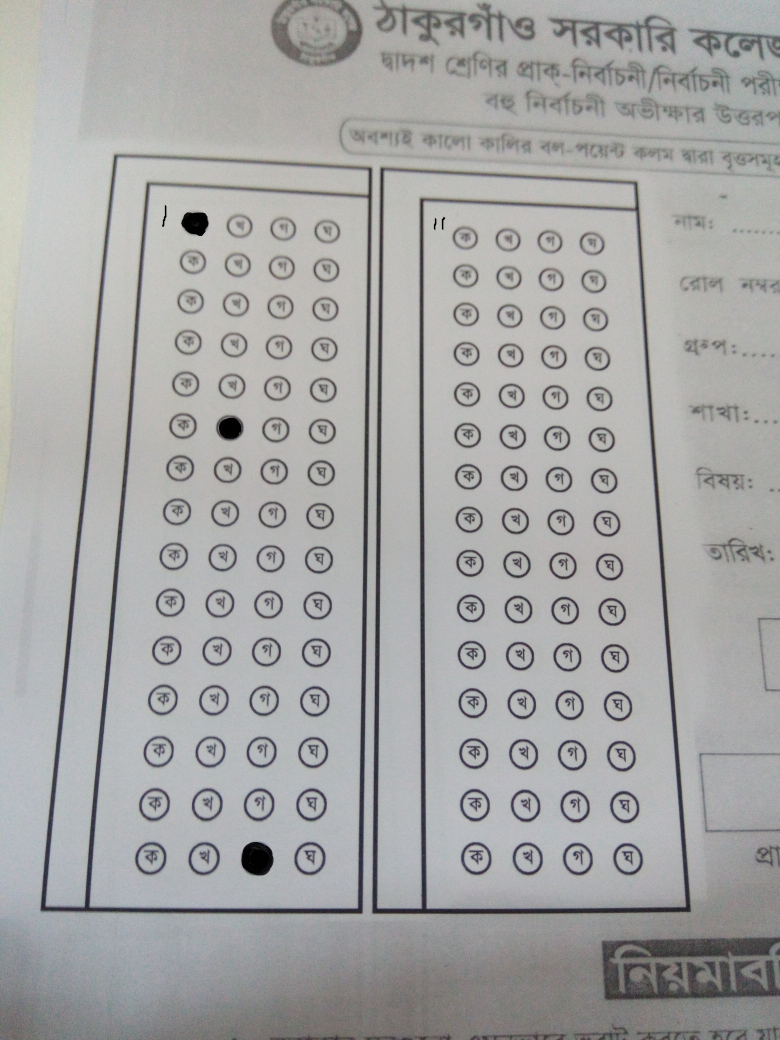
#> input picture resources/omr-imgs/omr-mobile-1.jpg, 3120 x 4160 px (shown at 1/4 size)
$ python perspectivetransform.py   (older library calls are emulated)
#> lines starting #> are read from the running program, lines starting #| are printed output that depends on the picture; after the words box and inside, x2 and y2 are one past the last pixel; in counts of white or black regions, pixels touching at a corner belong together; long printed decimals are rounded
### src/circledetection/omrutils.py
import cv2
import math
import numpy as np

MAX_WIDTH = 350
MAX_HEIGHT = 920


def normalize(im):
    im = cv2.normalize(im, np.zeros(im.shape), 0, 255, norm_type=cv2.NORM_MINMAX)
    return cv2.threshold(im, 0, 255, cv2.THRESH_BINARY + cv2.THRESH_OTSU)[1]


# [22 lines left out: function order_points_by_summation, not called in this run]


def sort_points(pts):
    tl, tr, br, bl = None, None, None, None

    if pts[0][0] < pts[1][0]:
        tl = pts[0]
        tr = pts[1]
    else:
        tl = pts[1]
        tr = pts[0]

    if pts[2][0] < pts[3][0]:
        bl = pts[2]
        br = pts[3]
    else:
        bl = pts[3]
        br = pts[2]

    # [5 lines of commented-out code are left out]

    return np.array([tl, tr, br, bl])


# image : grayscale image
# pts : 4 points arranged clockwisely
def four_point_transform(image, rect):
    # obtain a consistent order of the points and unpack them
    # individually

    (tl, tr, br, bl) = rect

    # compute the width of the new image, which will be the
    # maximum distance between bottom-right and bottom-left
    # x-coordiates or the top-right and top-left x-coordinates
    widthA = np.sqrt(((br[0] - bl[0]) ** 2) + ((br[1] - bl[1]) ** 2))
    widthB = np.sqrt(((tr[0] - tl[0]) ** 2) + ((tr[1] - tl[1]) ** 2))
    maxWidth = max(int(widthA), int(widthB))

    # compute the height of the new image, which will be the
    # maximum distance between the top-right and bottom-right
    # y-coordinates or the top-left and bottom-left y-coordinates
    heightA = np.sqrt(((tr[0] - br[0]) ** 2) + ((tr[1] - br[1]) ** 2))
    heightB = np.sqrt(((tl[0] - bl[0]) ** 2) + ((tl[1] - bl[1]) ** 2))
    maxHeight = max(int(heightA), int(heightB))

    # now that we have the dimensions of the new image, construct
    # the set of destination points to obtain a "birds eye view",
    # (i.e. top-down view) of the image, again specifying points
    # in the top-left, top-right, bottom-right, and bottom-left
    # order
    dst = np.array([
        [0, 0],
        [maxWidth - 1, 0],
        [maxWidth - 1, maxHeight - 1],
        [0, maxHeight - 1]], dtype="float32")

    # print(rect, dst)
    # compute the perspective transform matrix and then apply it
    M = cv2.getPerspectiveTransform(rect, dst)
    warped = cv2.warpPerspective(image, M, (maxWidth, maxHeight))

    # return the warped image
    return warped


def get_approx_contour(contour, tol=.01):
    """Get rid of 'useless' points in the contour"""
    epsilon = tol * cv2.arcLength(contour, True)
    return cv2.approxPolyDP(contour, epsilon, True)


def get_contours(image_gray):
    im2, contours, hierarchy = cv2.findContours(
        image_gray, cv2.RETR_TREE, cv2.CHAIN_APPROX_SIMPLE)

    return list(map(get_approx_contour, contours))


# [4 lines left out: function get_bounding_rect, not called in this run]


def get_convex_hull(contour):
    return cv2.convexHull(contour)


# [35 lines left out: functions get_centroid, get_min_enclosing_circle, find_rect_by_ratio, not called in this run]

### src/circledetection/perspectivetransform.py
import numpy as np
import cv2
import imutils
import circledetection.omrutils as omrutils

img = cv2.imread("../../resources/omr-imgs/omr-mobile-1.jpg")
#> img is the input picture: shape (4160, 3120, 3); mean B, G, R 165.2, 165.6, 165.4
im_orig = imutils.resize(img, width=1200)

img = cv2.GaussianBlur(im_orig, (5, 5), 8)
#> img: shape (1600, 1200, 3)
img = omrutils.normalize(cv2.cvtColor(img, cv2.COLOR_BGR2GRAY))
#> in normalize, `im = cv2.normalize(im, np.zeros(im.shape), 0, 255, norm_type=cv2.NORM_..`:
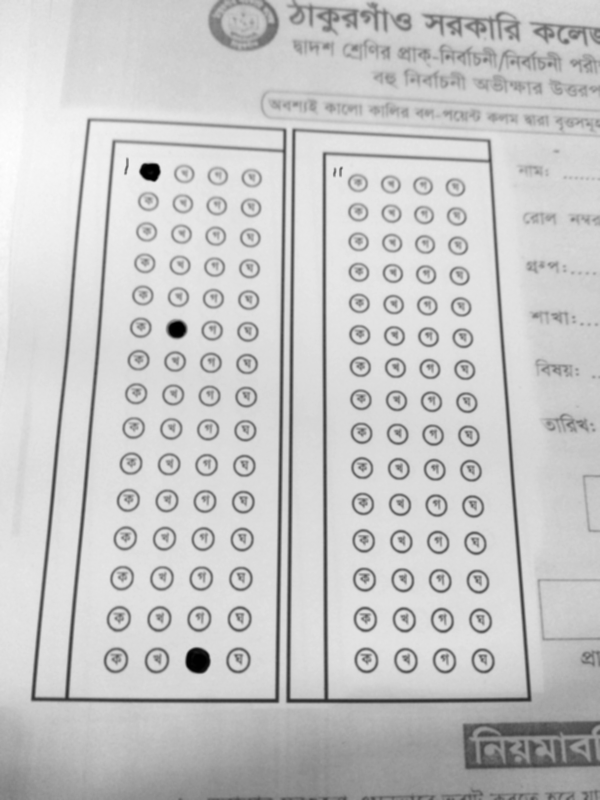
#> im: shape (1600, 1200) (shown at 1/2 size); min 0, max 255, mean 199.1
#> in normalize, `return cv2.threshold(im, 0, 255, cv2.THRESH_BINARY + cv2.THRESH_OTSU)[1]`:
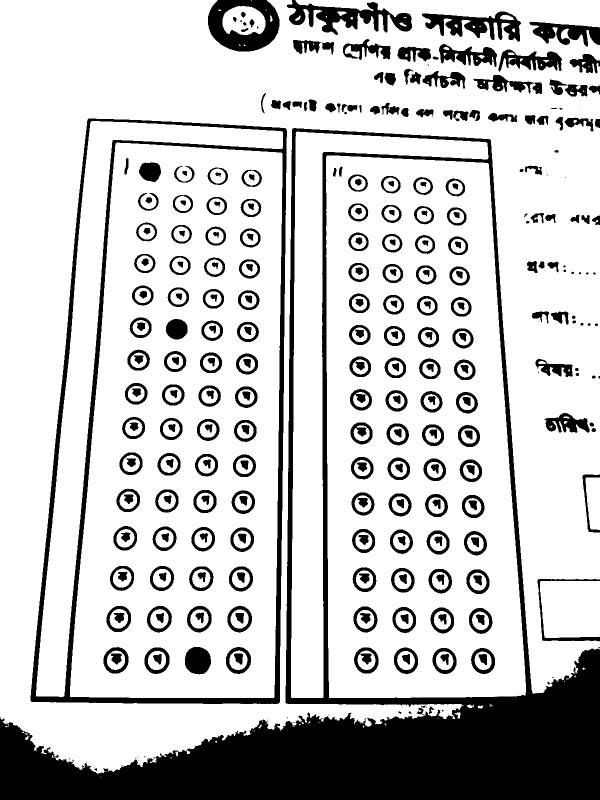
#> returned value: shape (1600, 1200) (shown at 1/2 size); 77.8% white; 378 black regions (52 under 20 px)

# cv2.imshow("img", imutils.resize(img, width=800)[120:, ])

contours = omrutils.get_contours(img)
#> in get_contours, `im2, contours, hierarchy = cv2.findContours( image_gray, cv2.RETR_TREE..`: contours = 598 contours, 130 with area under 20; largest, box (x1, y1, x2, y2) and area: (0, 0, 1200, 1548) 1184916, (60, 236, 575, 1409) 524052, (140, 285, 565, 1396) 408306, (652, 311, 1052, 1396) 386130, (582, 263, 977, 1396) 77090
#> in get_approx_contour, `epsilon = tol * cv2.arcLength(contour, True)`: epsilon = 0
#> contours = 598 contours, 130 with area under 20; largest, box (x1, y1, x2, y2) and area: (0, 0, 1200, 1445) 1101748, (60, 236, 575, 1409) 516094, (140, 285, 565, 1396) 405279, (653, 311, 1051, 1396) 383900, (583, 264, 975, 1396) 76899
rect_list = []
rect_points_clockwise_list = []
for cnt in contours:
    (x, y, w, h) = cv2.boundingRect(cnt)
    aspect_ratio = float(h) / float(w)

    if 100 < w < 700 and 500 < h < 1200 and 2.5 < aspect_ratio < 3.0:
        print(x, y, w, h, aspect_ratio)
        npCnt = np.array(cnt, dtype="float32")
        print(npCnt.shape)
        if npCnt.shape[0] == 4:
            point2d = npCnt[:, 0]
            point2dSorted = point2d[point2d[:, 1].argsort()]
            rect_points_clockly = omrutils.sort_points(point2dSorted)
            rect = omrutils.four_point_transform(img, rect_points_clockly)
            rect_points_clockwise_list.append(rect_points_clockly[0][0])
            rect_list.append(rect)
            cv2.drawContours(im_orig, [cnt], -1, (0, 255, 0), 3)
#> this loop made 598 passes
#> (x, y, w, h, aspect_ratio, point2d, rect_points_clockly, widthA in four_point_transform) on pass 54: (653, 311, 398, 1085, 2.73, [[653, 311], [658, 1395], [1050, 1390], [977, 328]], [[653, 311], [977, 328], [1050, 1390], [658, 1395]], 392)
#> (x, y, w, h, aspect_ratio, point2d, point2dSorted, rect_points_clockly) on pass 351: (140, 285, 425, 1111, 2.61, [[234, 285], [140, 1393], [547, 1395], [564, 307]], [[234, 285], [564, 307], [140, 1393], [547, 1395]], [[234, 285], [564, 307], [547, 1395], [140, 1393]])
#| 653 311 398 1085 2.726
#| (4, 1, 2)
#| 583 264 392 1132 2.888
#| (6, 1, 2)
#| 140 285 425 1111 2.614
#| (4, 1, 2)
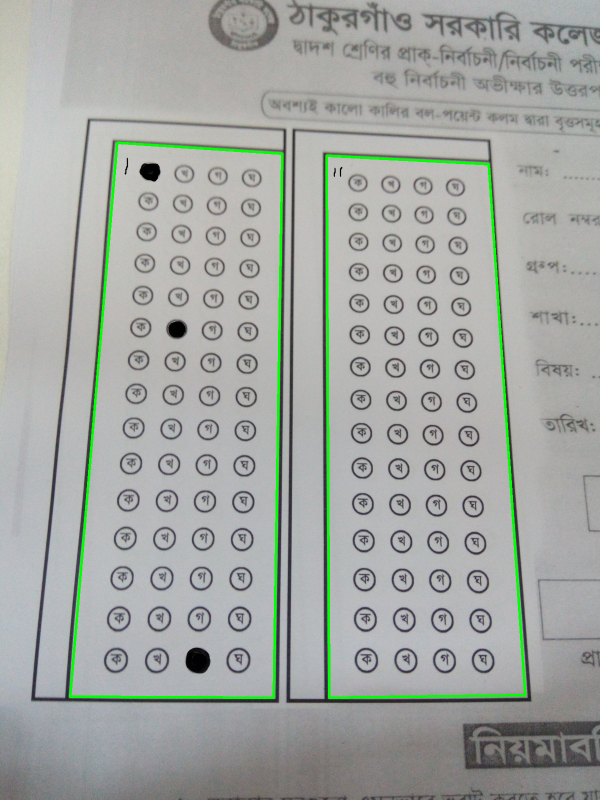
#> im_orig: shape (1600, 1200, 3) (shown at 1/2 size); mean B, G, R 162.6, 166.9, 162.9
#> after the loop, rect_list = 2 items; rect_points_clockwise_list = [653, 234]

# print("rect_points_clockly_list: ", rect_points_clockly_list)
combined_list = zip(rect_list, rect_points_clockwise_list)
combined_list = sorted(combined_list, key=lambda b: b[1], reverse=False)
#> combined_list = 2 items
(rect_list, rect_points_clockwise_list) = zip(*combined_list)
#> rect_points_clockwise_list = (234, 653)

print(len(rect_list))
#| 2

if len(rect_list) >= 2:
    lenss = 1
    for rectang in rect_list:
        cv2.imshow("rect-" + str(lenss), rectang)
        lenss += 1
#> this loop made 2 passes
#> lenss on passes 1 to 2: 2, 3
#> pass 1, `cv2.imshow("rect-" + str(lenss), rectang)`:
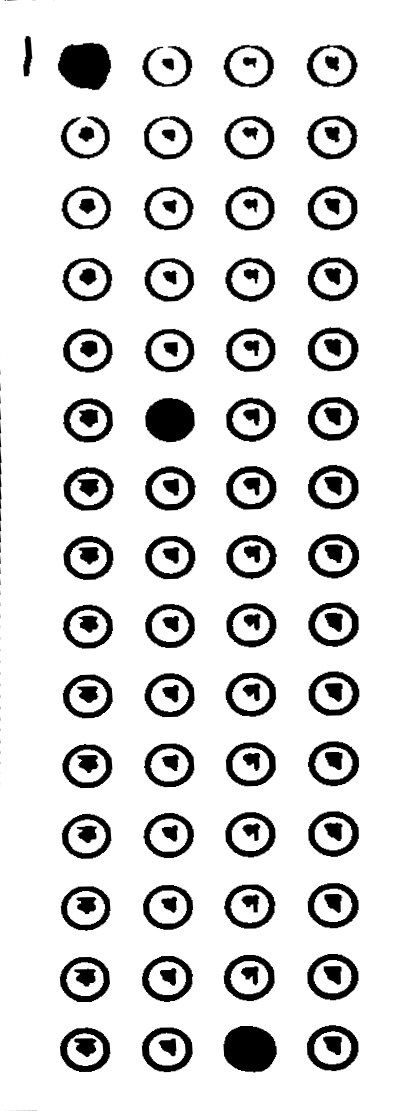
#> window 'rect-1': shape (1111, 407); min 0, max 255, mean 221.1
#> pass 2, `cv2.imshow("rect-" + str(lenss), rectang)`:
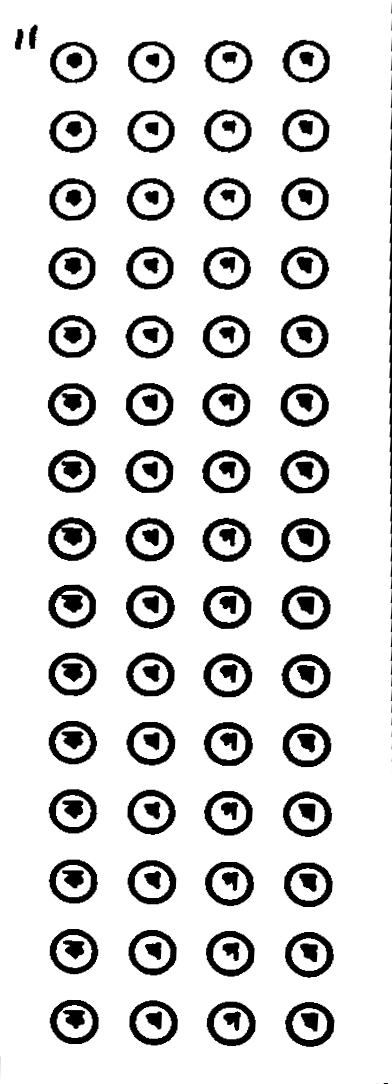
#> window 'rect-2': shape (1084, 392); min 0, max 255, mean 219.3
#> after the loop, lenss = 3
        # cv2.imshow("rect-2", omrutils.find_rect_by_ratio(rect_list[1], 80, 25, 1.2, .8))

    cv2.imshow("main", im_orig)
    cv2.waitKey(0)
    cv2.destroyAllWindows()

exit(0)
#> (the program exits here)
